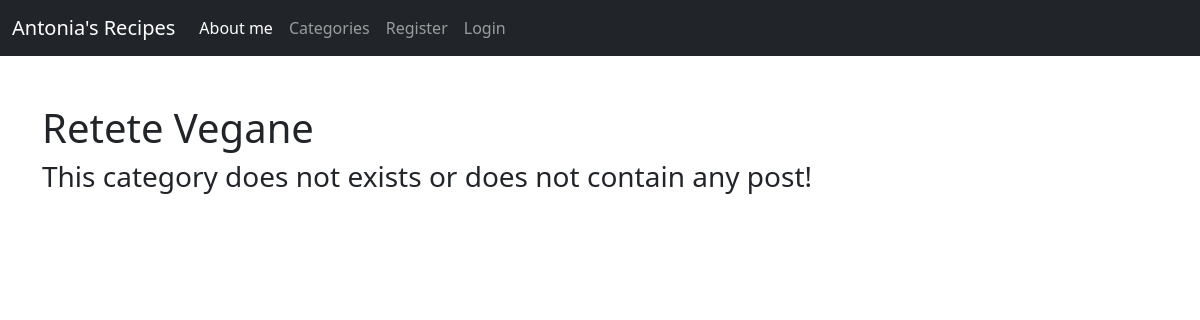
The page /category/retete vegane/ on the database as committed earlier.
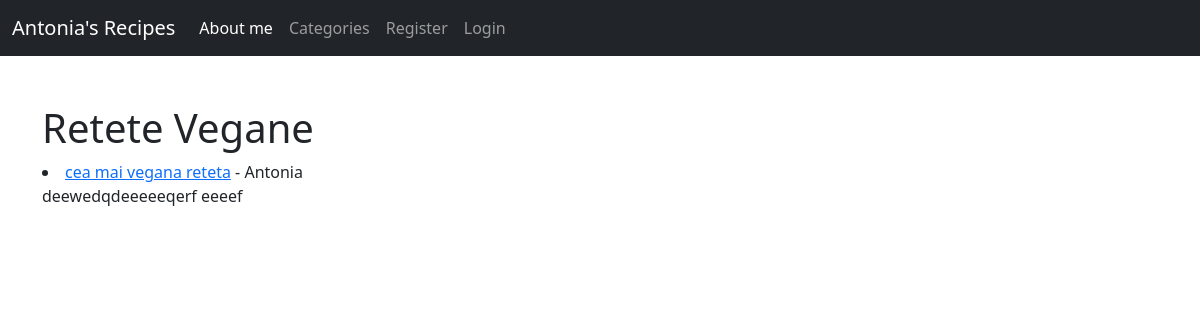
The same page on the database as committed later.
### core/models.py (models this page shows, shortened)
class Post(models.Model):
    title = models.CharField(max_length=255)
    title_tag = models.CharField(max_length=255, default="Title_tag")
    author = models.ForeignKey(User, on_delete=models.CASCADE)
    body = models.TextField()
    post_date = models.DateField(auto_now_add=True)
    category = models.CharField(max_length=255, default="Desert")

### core/views.py (the view)
# urls.py: path('category/<str:cats>/',CategoryView, name='category'),
def CategoryView(request, cats):
    category_posts = Post.objects.filter(category=cats.replace('-',' '))
    return render(request, 'categories.html', {'cats': cats.title().replace('-',' '), 'category_posts': category_posts})

### core/templates/categories.html (shortened to what this page needs)
{% extends 'base.html' %}
{% block content%}
<h1>{{cats}}</h1>
{% if category_posts %}
{% for post in category_posts %}
    <li><a href="{% url 'post_detail' post.pk %}"> {{ post.title }}</a>
        - {{ post.author.first_name }}
        <br>
        {{ post.body|slice:":100"|safe }}</li>
{% endfor %}
{% else %}
    <h3>This category does not exists or does not contain any post!</h3>
{% endif%}
{% endblock %}

Rows that differ between the two databases and show on the page:
added Post: category "Retete Vegane", title "cea mai vegana reteta", author.first_name "Antonia", body "deewedqdeeeeeqerf eeeef"
Other text that changed with them:
{{ cats }}: "Retete Vegane" → (not shown)
text no longer shown: "This category does not exists or does not contain any post!"
